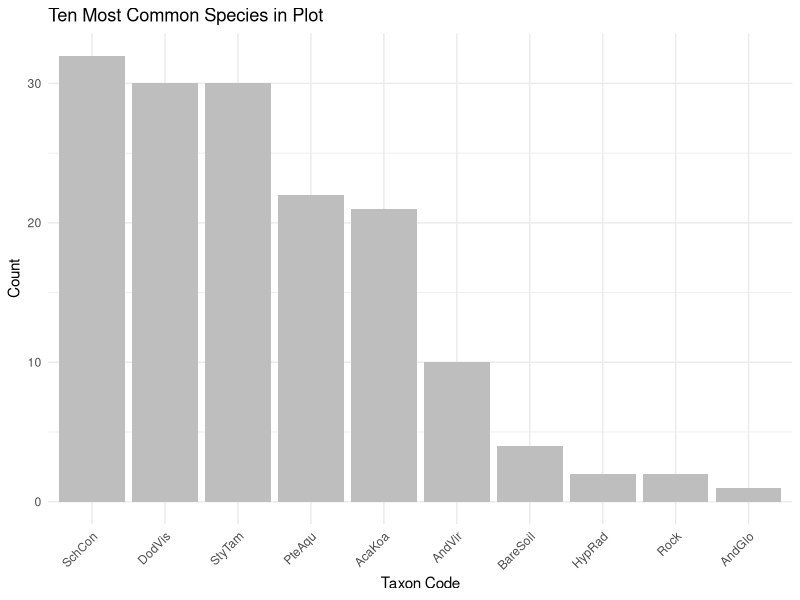
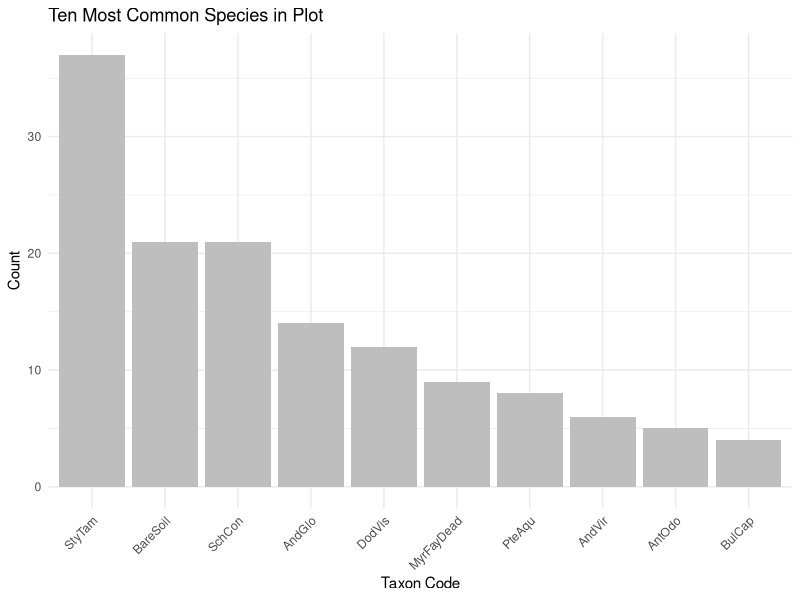

Reproduce these figures in R, in order. (Note: this script raises an error after producing the figures.)
## ---- chunk 1
#| label: Libraries setup
#| results: hide

#Load Libraries
library(tidyverse)
library(here)
library(ggplot2)
library(kableExtra)

## ---- chunk 2
#| label: example dataframe
#| out-width: "75%"
#| tbl-cap: Table 1


#load in my data
burnplot1_augment <- read.csv(here("Week_08","Data","BurnPlotAugment1_Understory.csv"))

burnplot1_augment_table <- burnplot1_augment |>
  #only 20 rows as example,selected from tail to show more species type examples
  tail(20)|>
  kbl(caption="Example Plot Data Structure",
      col.names = c("Plot ID", "Times Burned", "Augmentation","Point ID","Species Code","Veg Type (No Repeats)","Veg Type (Repeats"),
      align = "lcccccc")|>
  kable_styling(full_width=FALSE)|>
  row_spec(0,bold=TRUE)|>
  kable_classic()

burnplot1_augment_table
## ---- chunk 3
#| label: a simple tally/plot function
#| results: hide
#| eval: true

SpeciesCounter <- function(data,column=Taxon_Code) {
  #Step 1: create dataframe for output. Function requires dataframe and a specific column to locate (in curly-curly). If no column selected, function defaults to taxon code
  top10 <- data |>
    #performs count of values in specified species column
    count({{column}},sort = TRUE) |>
    #takes the count object,creates a top 10 list, doesn't allow 10th place ties
    slice_max(n,n=10,with_ties = FALSE) 
  
  #Step 3: ggplot output
  #for x,take the flexible string from step 1 and reorder them from most-least numerous. For y-axis,scale values depending on count from n
  top10chart <- ggplot(top10,aes(x=reorder({{column}},-n),y=n))+
    geom_col(fill="grey")+
    labs(title = "Ten Most Common Species in Plot",
         x = "Taxon Code",
         y = "Count")+
    theme_minimal()+
    theme(axis.text.x = element_text(angle = 45, hjust = 1))
  
  print(top10chart)
  
  
    return(top10) #returns list of top 10 most common species
}

#testing output
burnplot1_augment_top10 <-SpeciesCounter(burnplot1_augment)

#testing another dataframe from a different plot
burnplot5_noaugment <- read.csv(here("Week_08","Data","BurnPlotNoAugment5_Understory.csv"))

burnplot5_noaugment_top10 <- SpeciesCounter(burnplot5_noaugment)
## ---- chunk 4
#| label: example top 10 table
#| out-width: "75%"
#| tbl-cap: Table 1

top10table <- kbl(burnplot5_noaugment_top10,caption ="Top 10 Species in Plot",
      col.names = c("Taxon Code","Count"),
      align = "lc")|>
  kable_styling(full_width=FALSE)|>
  row_spec(0,bold=TRUE)|>
  kable_classic()

top10table
## ---- chunk 5
#| label: creating corresponding understory data from overstory data
#| results: hide

#read in my data
burnplot2_augment_overstory <- read_csv(here("Week_08","Data","BurnPlotAugment2_Overstory.csv"))

burnplot2_augment_understory <- read_csv(here("Week_08","Data","BurnPlotAugment2_Understory.csv"))

#create function to match overstory plot points with understory
Shady <- function(overstory_data,
                  understory_data,
                  overstory_column=Taxon_Code) {
  overstory_points <- overstory_data|>
    #this step filters out all the "NoCan" values (for no canopy)
    filter({{overstory_column}} !="NoCan")|>
    #select based on point ID, then drop duplicates
    select(Point_ID)|>
    distinct()
  
  #Inner join to understory dataset. Count all rows where Point_ID matches, then return a list of all the understory rows fitting the condition
  understory_points <- understory_data |>
    inner_join(overstory_points,by="Point_ID")
  
  return(understory_points)
}

#Test Run
burnplot2_augment_canopy_understory_points <- Shady(burnplot2_augment_overstory,burnplot2_augment_understory)

#Test on second dataset,loading in data here
unburnplot8_understory <- read_csv(here("Week_08","Data","UnburnPlot8_Understory.csv"))
unburnplot8_overstory <- read.csv(here("Week_08","Data","UnburnPlot8_Overstory.csv"))

#running the function on different plot data
unburnplot8_canopy_understory_points <- Shady(unburnplot8_overstory,unburnplot8_understory)

write.csv(unburnplot8_canopy_understory_points,file=(here("Week_08","Outputs","UnburnPlot8_Canopy_Understory_Points")))
## ---- chunk 6
#| label: example understory points table
#| out-width: "75%"
#| tbl-cap: Table 2

unburnplot_8_canopy_understory_points_table <- kbl(unburnplot8_canopy_understory_points,caption ="Understory Species Points with Canopy Overhead",
      col.names = c("Plot ID","Times Burned","Augmentation","Point ID","Species Code","Veg Type (No Repeats)","Veg Type (Repeats)"),
      align = "lcccccc")|>
  kable_styling(full_width=FALSE)|>
  row_spec(0,bold=TRUE)|>
  kable_classic()

unburnplot_8_canopy_understory_points_table
